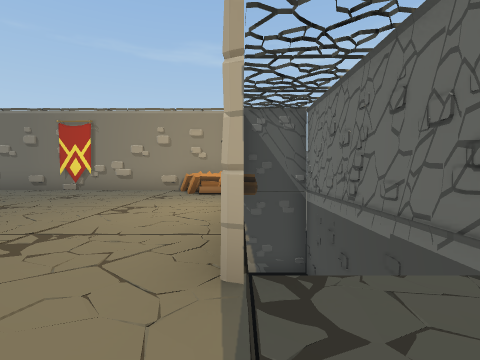
view 1 (above)

16 first-person views from a walk through a 3-D level made in the Unity game engine. The camera is 1.2 m above the floor, tilts 2° down and sees 80° across. The floor is counted in squares, 2 m on a side. Each view is taken from the middle of a square. On the plan, view 1 faces up. The plan holds only what a view shows up to about 9 squares ahead; the rest is blank. The place goes on beyond the plan.

view 2
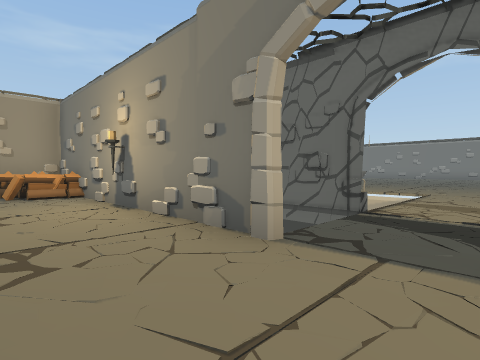

view 3
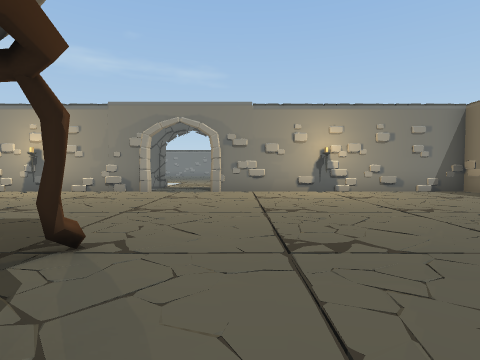

view 4
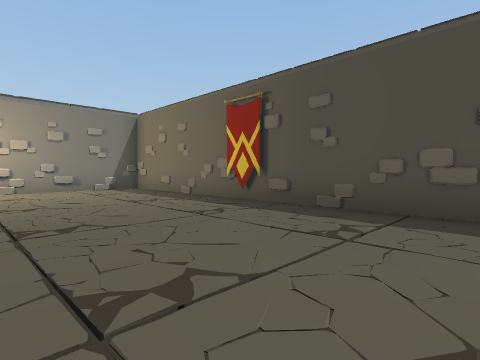

view 5
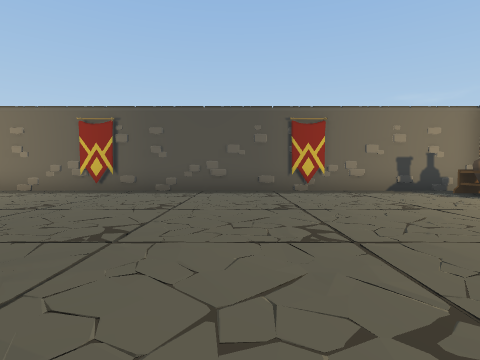

view 6
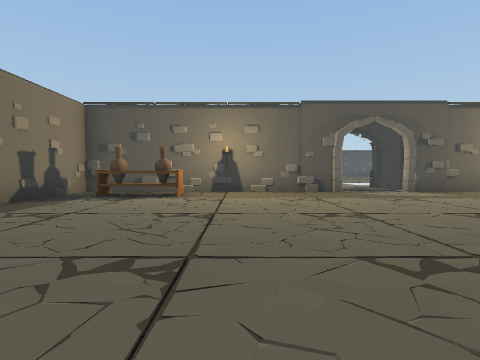

view 7
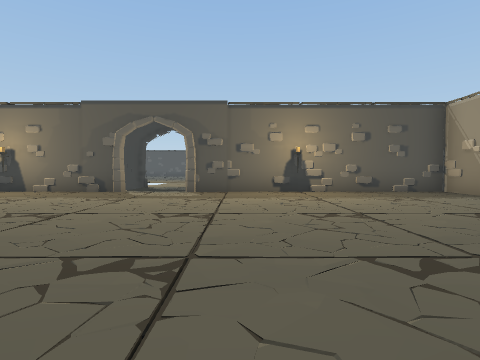

view 8
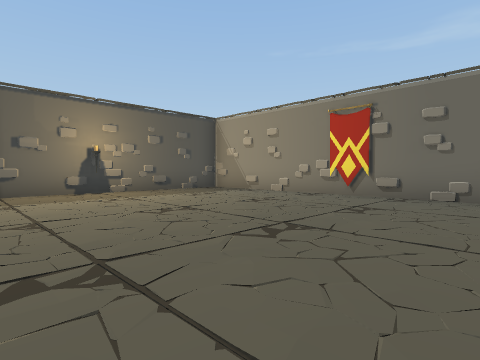

view 9
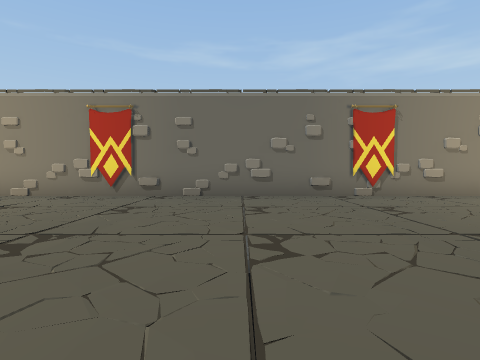

view 10
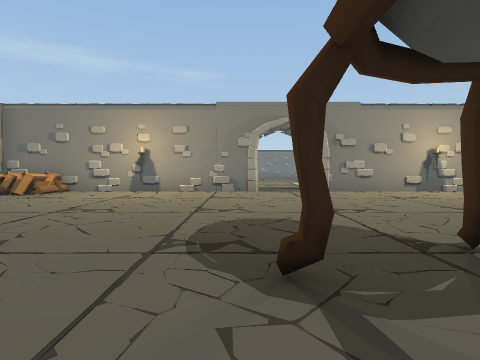

view 11
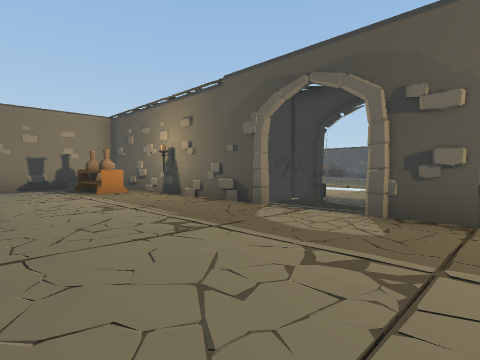

view 12
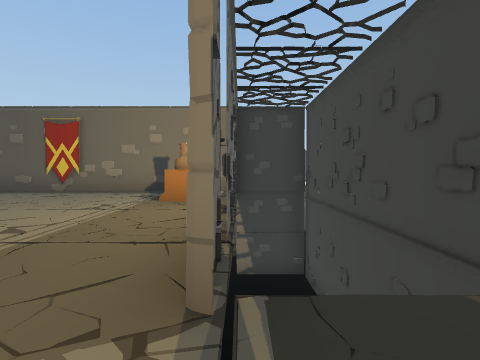

view 13
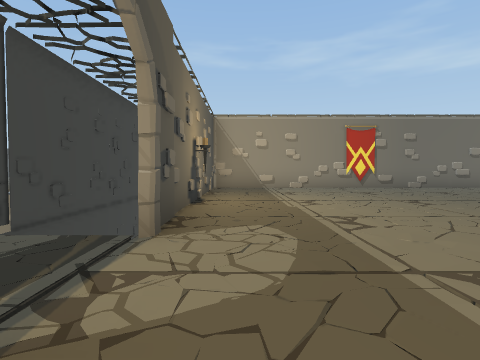

view 14
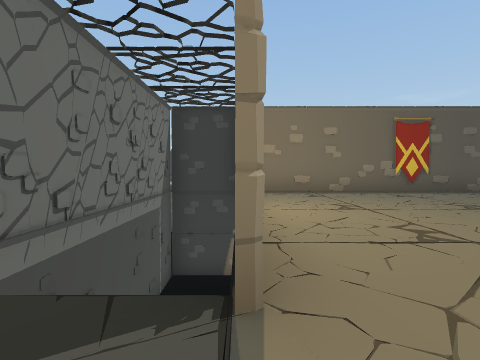

view 15
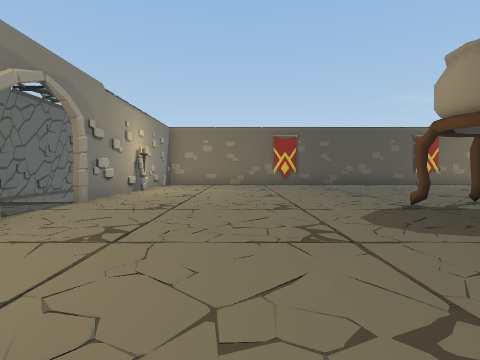

view 16
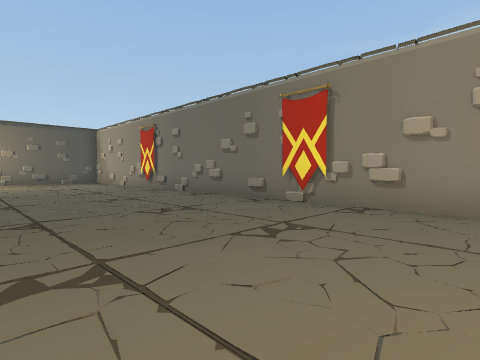

### Floor plan
Key: @ floor where view 1 was taken; # wall or solid block; x gap in a wall; . floor; ^ raised ledge; v drop or lower ground; B banner; O other object.
Columns run from 18 left of view 1 to 7 right of it. Each row starts with its distance up from view 1.
  9   ##^^#B#^##^B##^####
  8   #..............OO #
  7 # #..............OO #
  6 # #...............# #
  5 # #...............# #
  4 # #...............# #
  3 # #...............# #   v.
  2  ^#...............#^#vvvv.
  1 ..........O......... x  ..
  0 ...........OO.....@...
 -1 # #...............# #
 -2 # #...............# #
 -3 # #...............# #
 -4 # #...............# #
 -5 # #O..............# #
 -6 # #O..............# #
 -7 ###....B.....B....###
 -8    ^^^^^^^^^^^^^^^

Positions as (right, up) in squares from view 1, and headings:
1: (0, 0), facing up
2: (-2, 0), facing up-right
3: (-8, -1), facing right
4: (-9, -3), facing down-right
5: (-9, 1), facing down
6: (-8, -3), facing left
7: (-8, 3), facing left
8: (-8, 2), facing up-left
9: (-8, 2), facing up
10: (-8, 2), facing right
11: (-12, 3), facing down-left
12: (-16, 1), facing down
13: (-15, -1), facing up
14: (0, 1), facing down
15: (-3, 5), facing down
16: (-2, 4), facing up-left
